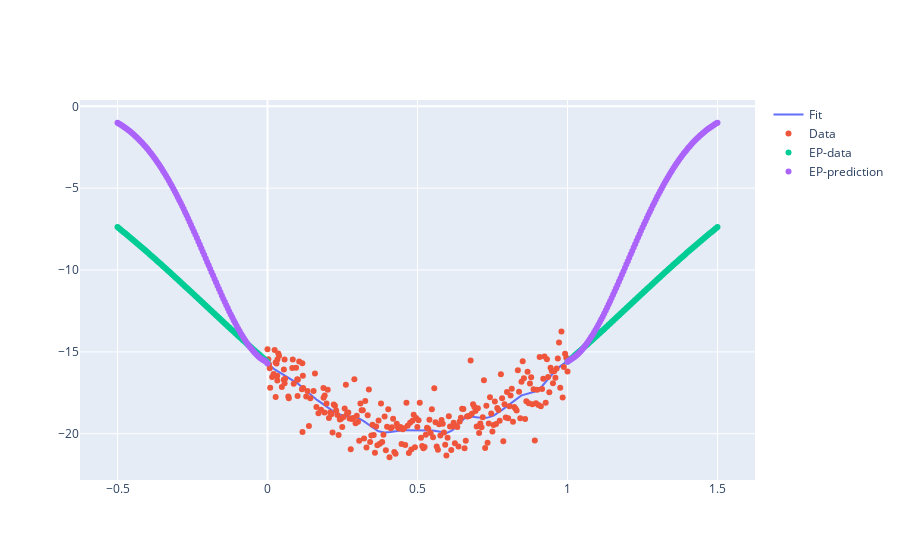

The cell this chart's notebook holds for it:
### Markdown cell above
**Extrapolation Behaviour for the 1D Test Case**

### Code cell
fig = go.Figure()
fig.add_trace(go.Scatter(x=x.ravel(), y=M1.basis @ M1.coef_, name="Fit"))
fig.add_trace(go.Scatter(x=x.ravel(), y=y.ravel(), mode="markers", name="Data"))
fig.add_trace(go.Scatter(x=x_ep.ravel(), y=y_ep_true.ravel(), mode="markers", name="EP-data"))
fig.add_trace(go.Scatter(x=x_ep.ravel(), y=y_ep.ravel(), name="EP-prediction", mode="markers"))
fig.show()

### Figure 1 — Plotly figure (JSON) as saved in the notebook; plotly's stock layout.template omitted (floating-point values rounded to 4 significant figures; data arrays with more than 128 entries replaced by an {"elided": "..."} marker saying what was removed)
{"data": [{"name": "Fit", "type": "scatter", "x": {"elided": "250 float values"}, "y": {"elided": "250 float values"}}, {"mode": "markers", "name": "Data", "type": "scatter", "x": {"elided": "250 float values"}, "y": {"elided": "250 float values"}}, {"mode": "markers", "name": "EP-data", "type": "scatter", "x": {"elided": "206 float values"}, "y": {"elided": "42436 float values"}}, {"mode": "markers", "name": "EP-prediction", "type": "scatter", "x": {"elided": "206 float values"}, "y": {"elided": "206 float values"}}], "layout": {"autosize": true, "xaxis": {"autorange": true, "range": [-0.6197, 1.62], "type": "linear"}, "yaxis": {"autorange": true, "range": [-22.93, 0.4923], "type": "linear"}}}
